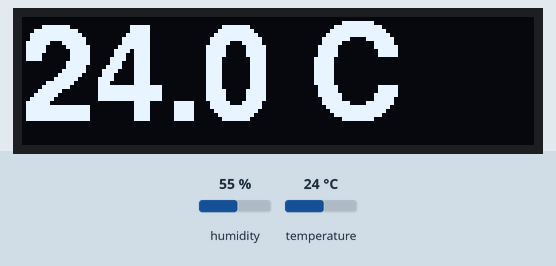
Recording of a program running on a simulated ESP8266 (Wemos D1 mini). Shown: 128×32 one-colour display. The inputs (shaded band) are chosen by the test bench; at power-on: humidity 55 %, temperature 24 °C. Not simulated (calls return 0 or success): wifi_cfg.h; what the program prints to the serial monitor is not drawn.

Above: at 6.2 s.
6.3 s: humidity set to 22 %
At 18.3 s:
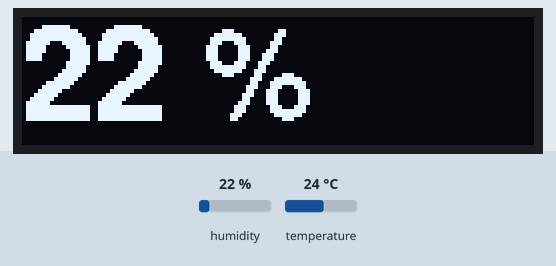
18.6 s: temperature set to 12 °C
At 22.3 s:
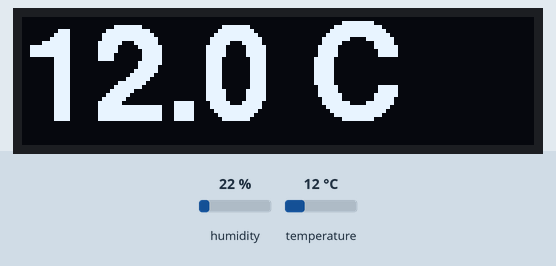
26.6 s: humidity set to 40 %
At 34.3 s:
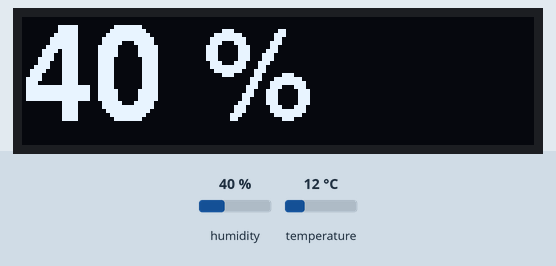
38.6 s: temperature set to 19 °C
At 46.5 s:
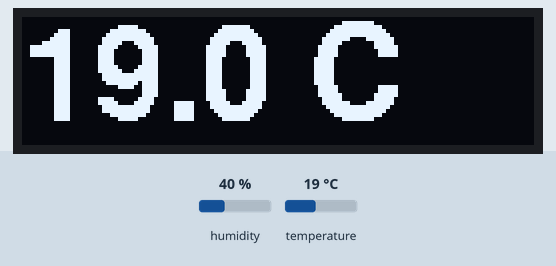
Timing chart, 0 to 48.0 s (numbered marks = the images above; inputs shaded):
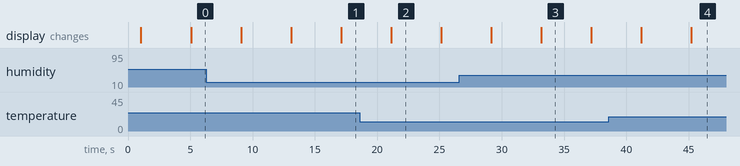

The program:

main.cpp
```cpp
#include <Arduino.h>
#include <U8g2lib.h>
#include <Wire.h>
#include <SPI.h>
#include "DHT.h"

#include "cfg.h"
#include "wifi_cfg.h"

U8G2_SSD1306_128X32_UNIVISION_F_HW_I2C u8g2(U8G2_R2, /* reset=*/ U8X8_PIN_NONE, /* clock=*/ SCL, /* data=*/ SDA);   // pin remapping with ESP8266 HW I2C
DHT dht(DHT_SENSOR_PIN, DHT_TYPE);

float temperature = 0.0;
float humidity = 0;

void drawScreen(byte screenId) {
      u8g2.clearBuffer(); // clear the internal memory
      u8g2.setFont(FONT_LARGE);

  switch (screenId) {
    case 0:  // splash screen
      Serial.println("Splash screen displayed.");
      u8g2.setCursor(0,26);
      u8g2.print("Hello");
      break;

    case 1: // temperature
      Serial.println("Temperature screen displayed.");
      u8g2.setCursor(0,26);
      u8g2.print(temperature, 1);
      u8g2.print(" C");
      break;

    case 2: // humidity
      Serial.println("Humidity screen displayed.");
      u8g2.setCursor(0,26);
      u8g2.print(humidity, 0);
      u8g2.print(" %");
      break;
  }
  u8g2.sendBuffer();
  delay(SCREEN_DELAY);

}

void measure() {
  humidity = dht.readHumidity();
  temperature = dht.readTemperature();
  Serial.print("Temperature: ");
  Serial.print(temperature,1);
  Serial.print(" deg. C | Humidity: ");
  Serial.print(humidity, 0);
  Serial.println(" %");

}

void setup() {
  Serial.begin(115200);
  u8g2.begin();
  dht.begin();
  delay(1000);

  Serial.println();
  Serial.println("Sensor init..");

  drawScreen(0);
  }

void loop() {
  measure();
  drawScreen(1);
  drawScreen(2);

}
```

cfg.h
```cpp
#define DHT_SENSOR_PIN D3
#define DHT_TYPE DHT21
#define SCREEN_DELAY 4000

#define FONT_LARGE u8g2_font_helvB24_te
```

Measured:
- after the input at 6.3 s, the display: first differs from a run without the input after 10.8 s (image 1)
- after the input at 18.6 s, the display: changes after 2.5 s (image 2)
- after the input at 26.6 s, the display: first differs from a run without the input after 6.6 s (image 3)
- after the input at 38.6 s, the display: first differs from a run without the input after 6.6 s (image 4)
- what the display in image 2 shows lasts 4.0 s, from 21.1 s to 25.1 s
